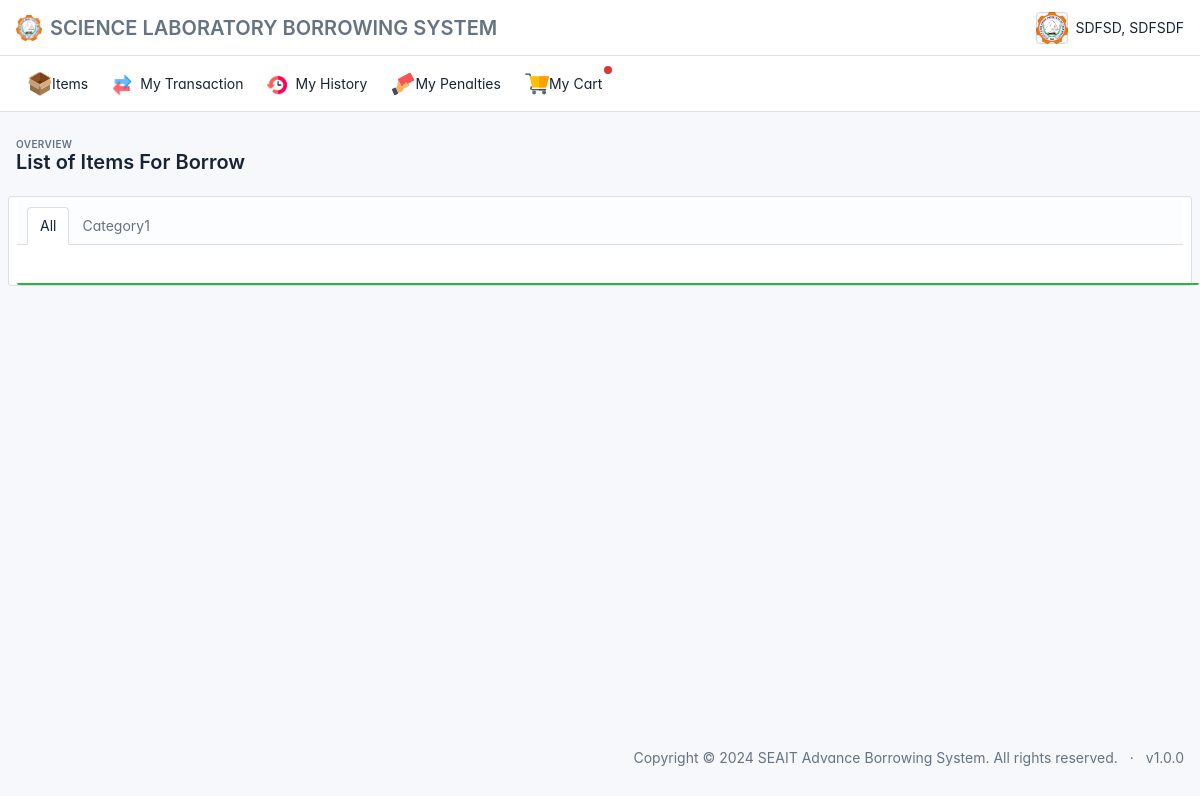
Before: /user/index.php (signed in) with the older database file.
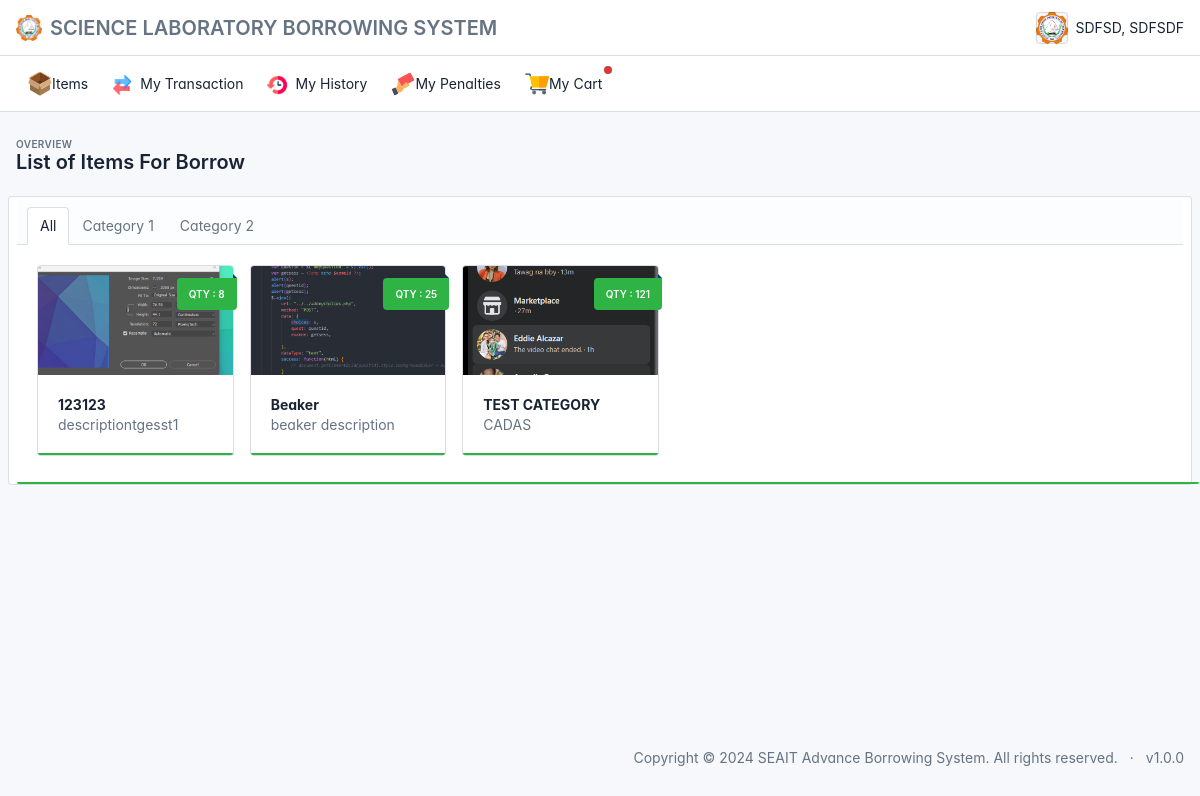
After: the same page with the newer database file.
### tables this page shows
CREATE TABLE IF NOT EXISTS `tbl_category` (
  `category_id` int NOT NULL AUTO_INCREMENT,
  `category_name` varchar(100) NOT NULL,
  `status` int NOT NULL DEFAULT '1',
  PRIMARY KEY (`category_id`)
);

CREATE TABLE IF NOT EXISTS `tbl_item` (
  `item_code` varchar(100) NOT NULL,
  `item_name` varchar(100) NOT NULL,
  `category_id` int NOT NULL,
  `size_id` int NOT NULL,
  `quantity` int NOT NULL,
  `item_condition` varchar(100) NOT NULL,
  `status` int NOT NULL,
  `description` varchar(100) NOT NULL,
  `img_path` varchar(100) NOT NULL,
  `date_created` datetime NOT NULL DEFAULT CURRENT_TIMESTAMP,
  PRIMARY KEY (`item_code`),
  KEY `fk_category_id` (`category_id`),
  KEY `fk_size_id` (`size_id`)
);

### user/index.php (the view, shortened to what this page needs)
<?php
include '../connection.php';
?>
<!doctype html>
<html lang="en">
<?php include '../components/head.php' ?>
<body class=" layout-fluid">
  <div class="page">
    <?php include '../components/navbar.php' ?>
    <?php include '../components/usersidebar.php' ?>
    <div class="page-wrapper">
      <div class="page-header d-print-none">
        <div class="container-xl">
          <div class="row g-2 align-items-center">
            <div class="col">
              <div class="page-pretitle">
                Overview
              </div>
              <h2 class="page-title">
                List of Items For Borrow
              </h2>
            </div>
          </div>
        </div>
      </div>
        <div class="page-body">
          <div class="container-xl">
            <div class="row">
              <div class="card">
                <div class="card-status-bottom bg-success"></div>
                <div class="card-header">
                  <ul class="nav nav-tabs card-header-tabs" data-bs-toggle="tabs">
                    <li class="nav-item">
                      <a href="#all" class="nav-link active" data-bs-toggle="tab">All</a>
                    </li>
                    <?php
                    $sql = "SELECT * FROM tbl_category order by category_id";
                    $rs = $conn->query($sql);
                    foreach ($rs as $row) { ?>
                      <li class="nav-item">
                        <a href="#<?php echo str_replace(' ', '', $row['category_name']) ?>" class="nav-link text-capitalize" data-bs-toggle="tab"><?php echo $row['category_name'] ?></a>
                      </li>
                    <?php } ?>
                  </ul>
                </div>
                <div class="card-body w-75">
                  <div class="tab-content">
                    <div class="tab-pane active show" id="all">
                      <div class="row" id="cardContainer">
                        <?php
                        $sqls = "SELECT
                                      a.item_code,
                                      a.item_name,
                                      a.img_path,
                                      a.quantity,
                                      b.category_name,
                                      a.description
                                  FROM
                                      tbl_item a
                                  LEFT JOIN tbl_category b ON
                                      a.category_id = b.category_id
                                  LEFT JOIN tbl_size c ON
                                      a.size_id = c.size_id
                                  WHERE a.status=1
                                  ORDER BY
                                      a.date_created ASC";
                        $rss = $conn->query($sqls);
                        foreach ($rss as $rows) { ?>
                          <div class="col-lg-3 pb-2">
                            <div class="card card-link card-link-pop" onclick="window.location.href='borrowslip.php?code=<?php echo $rows['item_code'] ?>'" style="cursor:pointer">
                              <?php
                              if ($rows['quantity'] === '0') {
                                echo "
                                <div class='ribbon bg-danger'> Out of Stock </div>";
                              } else {
                                echo "<div class='ribbon bg-success'> Qty : " . $rows['quantity'] . "</div>";
                              }
                              ?>
                              <div class="card-status-bottom bg-success"></div>
                              <div class="img-responsive img-responsive-16x9 card-img-top" style="background-image: url('../static/item/<?php echo $rows['img_path'] ?>')"></div>
                              <div class="card-body">
                                <span class="text-capitalize fw-bolder asname"><?php echo $rows['item_name'] ?></span>
                                <p class="text-muted asdes"><?php echo $rows['description'] ?></p>
                              </div>
                            </div>
                          </div>
                        <?php } ?>
                      </div>
                    </div>
                  </div>
                </div>
              </div>
            </div>
          </div>
        </div>
      </div>
      <?php include '../components/footer.php' ?>
    </div>
</body>
</html>

### components/head.php (shortened to what this page needs)
<head>
    <link href="../dist/css/tabler.min.css?1692870487" rel="stylesheet"/>
    <link href="../dist/css/tabler-flags.min.css?1692870487" rel="stylesheet"/>
    <link href="../dist/css/tabler-payments.min.css?1692870487" rel="stylesheet"/>
    <link href="../dist/css/tabler-vendors.min.css?1692870487" rel="stylesheet"/>
    <link href="../dist/css/demo.min.css?1692870487" rel="stylesheet"/>
    <link href="../dist/libs/toastr/toastr.css" rel="stylesheet"/>
  </head>

### components/navbar.php (shortened to what this page needs)
<header class="navbar navbar-expand-md d-print-none">
      <div class="container-xl">
        <h1 class="navbar-brand navbar-brand-autodark d-none-navbar-horizontal pe-0 pe-md-3 text-muted">
          <img src="../static/images/seait.png" width="26px" height="26px"> SCIENCE LABORATORY BORROWING SYSTEM
        </h1>
        <div class="navbar-nav flex-row order-md-last">
          <div class="nav-item dropdown">
            <a href="#" class="nav-link d-flex lh-1 text-reset p-0" data-bs-toggle="dropdown" aria-label="Open user menu">
              <span class="avatar avatar-sm" style="background-image: url(../static/images/seait.png)"></span>
              <div class="d-none d-xl-block ps-2">
                <div class="text-capitalize">
                  <?php
                  if(!isset($_SESSION['name'])){
                    echo "Administrator";
                  }else{
                    echo $_SESSION['name'];
                  }
                  ?>
                </div>
              </div>
            </a>
          </div>
        </div>
      </div>
    </header>

### components/usersidebar.php (shortened to what this page needs)
<header class="navbar-expand-md">
  <div class="collapse navbar-collapse" id="navbar-menu">
    <div class="navbar">
      <div class="container-xl">
        <ul class="navbar-nav">
          <li class="nav-item">
            <a class="nav-link" href="./index.php" rel="noopener">
              <img src="../static/icon/box.png">
              <span class="nav-link-title">
                Items
              </span>
            </a>
          </li>
          <li class="nav-item">
            <a class="nav-link" href="./transaction.php" rel="noopener">
              <span class="nav-link-icon d-md-none d-lg-inline-block">
                <img src="../static/icon/exchange.png">
              </span>
              <span class="nav-link-title">
                My Transaction
              </span>
            </a>
          </li>
          <li class="nav-item">
            <a class="nav-link" href="./history.php" rel="noopener">
              <span class="nav-link-icon d-md-none d-lg-inline-block">
                <img src="../static/icon/history.png">
              </span>
              <span class="nav-link-title">
                My History
              </span>
            </a>
          </li>
          <li class="nav-item">
            <a class="nav-link" href="./penalties.php" rel="noopener">
              <img src="../static/icon/penalty-card.png">
              <span class="nav-link-title">
                My Penalties</span>
            </a>
          </li>
          <li class="nav-item">
            <a class="nav-link" href="./cart.php" rel="noopener">
              <img src="../static/icon/shopping-cart.png">
              <span class="nav-link-title">
                My Cart <span class="badge bg-danger rounded-circle text-white" id="countcart"></span>
              </span>
            </a>
          </li>
        </ul>
      </div>
    </div>
  </div>
</header>

### components/footer.php
<footer class="footer footer-transparent d-print-none">
        <div class="container-xl">
          <div class="row text-center align-items-center flex-row-reverse">
            <div class="col-12 col-lg-auto mt-3 mt-lg-0">
              <ul class="list-inline list-inline-dots mb-0">
                <li class="list-inline-item">
                  Copyright &copy; 2024
                  <a href="." class="link-secondary">SEAIT Advance Borrowing System</a>.
                  All rights reserved.
                </li>
                <li class="list-inline-item">
                  <a href="./changelog.html" class="link-secondary" rel="noopener">
                    v1.0.0
                  </a>
                </li>
              </ul>
            </div>
          </div>
        </div>
      </footer>

### components/head.php (style rules this page uses)
:root { --tblr-font-sans-serif: 'Inter Var', -apple-system, BlinkMacSystemFont, San Francisco, Segoe UI, Roboto, Helvetica Neue, sans-serif; }
body { font-feature-settings: "cv03", "cv04", "cv11"; }

Changed rows visible on the page:
changed tbl_category: category_name "Category1" → "Category 1"
added tbl_category: category_name "Category 2"
added tbl_item: quantity "8", img_path (picture), item_name "123123", description "descriptiontgesst1"
added tbl_item: quantity "25", img_path (picture), item_name "Beaker", description "beaker description"
added tbl_item: quantity "121", img_path (picture), item_name "TEST CATEGORY", description "CADAS"
